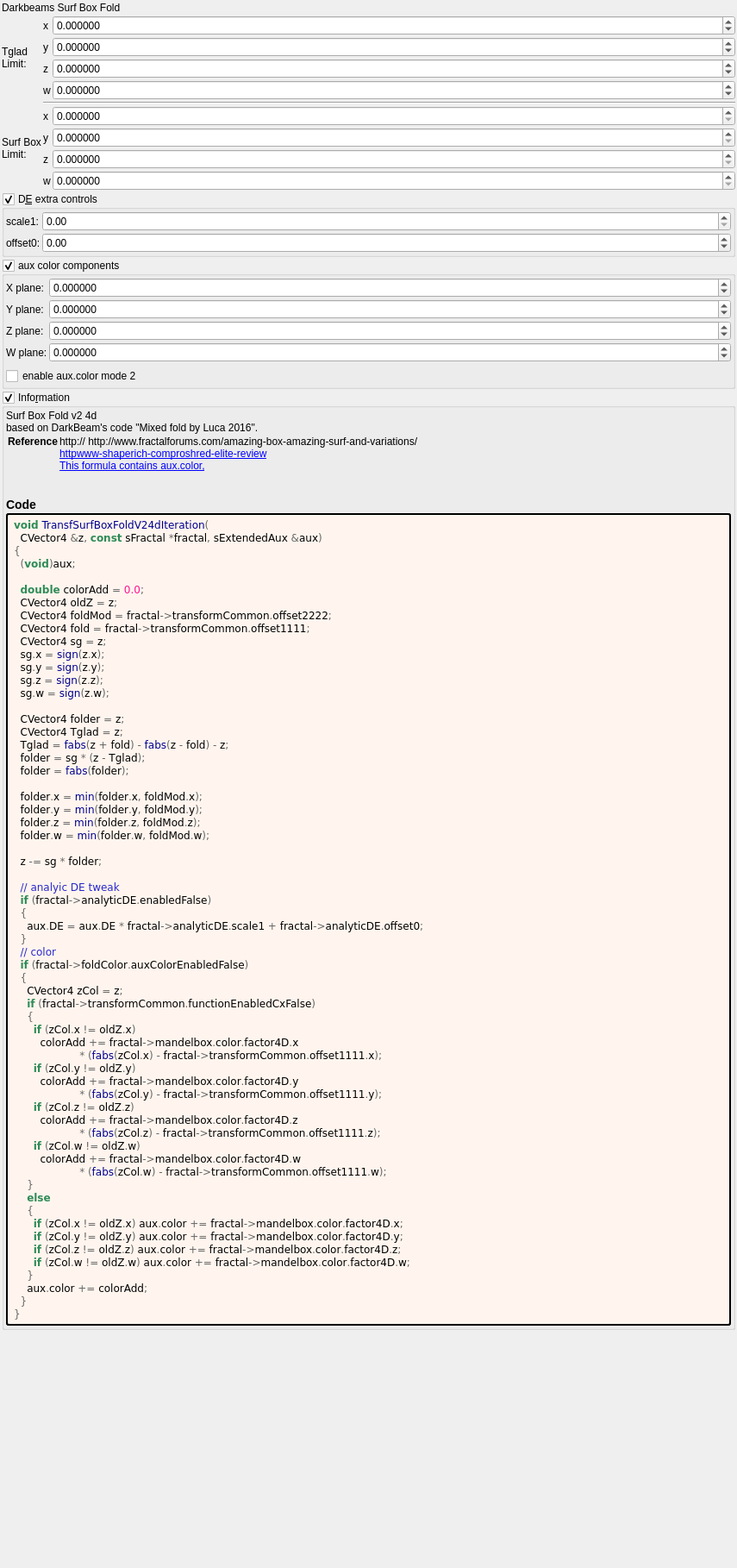
<?xml version="1.0" encoding="UTF-8"?>
<ui version="4.0">
 <class>transf_surf_box_fold_v24d</class>
 <widget class="QWidget" name="Form">
  <property name="geometry">
   <rect>
    <x>0</x>
    <y>0</y>
    <width>855</width>
    <height>1818</height>
   </rect>
  </property>
  <property name="windowTitle">
   <string notr="true">transf_surf_box_fold_v24d</string>
  </property>
  <layout class="QVBoxLayout" name="verticalLayout">
   <property name="spacing">
    <number>2</number>
   </property>
   <property name="leftMargin">
    <number>2</number>
   </property>
   <property name="topMargin">
    <number>2</number>
   </property>
   <property name="rightMargin">
    <number>2</number>
   </property>
   <property name="bottomMargin">
    <number>2</number>
   </property>
   <item>
    <widget class="QLabel" name="label_28">
     <property name="text">
      <string>Darkbeams Surf Box Fold</string>
     </property>
    </widget>
   </item>
   <item>
    <layout class="QGridLayout" name="gridLayout_18" columnstretch="0,0,1">
     <property name="spacing">
      <number>2</number>
     </property>
     <item row="1" column="2">
      <widget class="MyDoubleSpinBox" name="spinbox4_transf_offset_1111_y">
       <property name="sizePolicy">
        <sizepolicy hsizetype="Minimum" vsizetype="Maximum">
         <horstretch>0</horstretch>
         <verstretch>0</verstretch>
        </sizepolicy>
       </property>
       <property name="prefix">
        <string/>
       </property>
       <property name="suffix">
        <string/>
       </property>
       <property name="decimals">
        <number>6</number>
       </property>
       <property name="minimum">
        <double>-99.989999999999995</double>
       </property>
       <property name="maximum">
        <double>99.989999999999995</double>
       </property>
       <property name="singleStep">
        <double>0.100000000000000</double>
       </property>
      </widget>
     </item>
     <item row="1" column="0" rowspan="2">
      <widget class="QLabel" name="label_95">
       <property name="text">
        <string>Tglad
Limit:</string>
       </property>
      </widget>
     </item>
     <item row="6" column="0" rowspan="2">
      <widget class="QLabel" name="label_97">
       <property name="text">
        <string>Surf Box
Limit:</string>
       </property>
      </widget>
     </item>
     <item row="3" column="1">
      <widget class="QLabel" name="label_117">
       <property name="text">
        <string notr="true">w</string>
       </property>
      </widget>
     </item>
     <item row="3" column="2">
      <widget class="MyDoubleSpinBox" name="spinbox4_transf_offset_1111_w">
       <property name="sizePolicy">
        <sizepolicy hsizetype="Minimum" vsizetype="Maximum">
         <horstretch>0</horstretch>
         <verstretch>0</verstretch>
        </sizepolicy>
       </property>
       <property name="prefix">
        <string/>
       </property>
       <property name="suffix">
        <string/>
       </property>
       <property name="decimals">
        <number>6</number>
       </property>
       <property name="minimum">
        <double>-99.989999999999995</double>
       </property>
       <property name="maximum">
        <double>99.989999999999995</double>
       </property>
       <property name="singleStep">
        <double>0.100000000000000</double>
       </property>
      </widget>
     </item>
     <item row="2" column="2">
      <widget class="MyDoubleSpinBox" name="spinbox4_transf_offset_1111_z">
       <property name="sizePolicy">
        <sizepolicy hsizetype="Minimum" vsizetype="Maximum">
         <horstretch>0</horstretch>
         <verstretch>0</verstretch>
        </sizepolicy>
       </property>
       <property name="prefix">
        <string/>
       </property>
       <property name="suffix">
        <string/>
       </property>
       <property name="decimals">
        <number>6</number>
       </property>
       <property name="minimum">
        <double>-99.989999999999995</double>
       </property>
       <property name="maximum">
        <double>99.989999999999995</double>
       </property>
       <property name="singleStep">
        <double>0.100000000000000</double>
       </property>
      </widget>
     </item>
     <item row="7" column="1">
      <widget class="QLabel" name="label_125">
       <property name="text">
        <string notr="true">z</string>
       </property>
      </widget>
     </item>
     <item row="0" column="1">
      <widget class="QLabel" name="label_118">
       <property name="text">
        <string notr="true">x</string>
       </property>
      </widget>
     </item>
     <item row="8" column="2">
      <widget class="MyDoubleSpinBox" name="spinbox4_transf_offset_2222_w">
       <property name="sizePolicy">
        <sizepolicy hsizetype="Minimum" vsizetype="Maximum">
         <horstretch>0</horstretch>
         <verstretch>0</verstretch>
        </sizepolicy>
       </property>
       <property name="prefix">
        <string/>
       </property>
       <property name="suffix">
        <string/>
       </property>
       <property name="decimals">
        <number>6</number>
       </property>
       <property name="minimum">
        <double>0.000000000000000</double>
       </property>
       <property name="maximum">
        <double>2000.000000000000000</double>
       </property>
       <property name="singleStep">
        <double>0.100000000000000</double>
       </property>
      </widget>
     </item>
     <item row="5" column="2">
      <widget class="MyDoubleSpinBox" name="spinbox4_transf_offset_2222_x">
       <property name="sizePolicy">
        <sizepolicy hsizetype="Minimum" vsizetype="Maximum">
         <horstretch>0</horstretch>
         <verstretch>0</verstretch>
        </sizepolicy>
       </property>
       <property name="prefix">
        <string/>
       </property>
       <property name="suffix">
        <string/>
       </property>
       <property name="decimals">
        <number>6</number>
       </property>
       <property name="minimum">
        <double>0.000000000000000</double>
       </property>
       <property name="maximum">
        <double>2000.000000000000000</double>
       </property>
       <property name="singleStep">
        <double>0.100000000000000</double>
       </property>
      </widget>
     </item>
     <item row="8" column="1">
      <widget class="QLabel" name="label_124">
       <property name="text">
        <string notr="true">w</string>
       </property>
      </widget>
     </item>
     <item row="7" column="2">
      <widget class="MyDoubleSpinBox" name="spinbox4_transf_offset_2222_z">
       <property name="sizePolicy">
        <sizepolicy hsizetype="Minimum" vsizetype="Maximum">
         <horstretch>0</horstretch>
         <verstretch>0</verstretch>
        </sizepolicy>
       </property>
       <property name="prefix">
        <string/>
       </property>
       <property name="suffix">
        <string/>
       </property>
       <property name="decimals">
        <number>6</number>
       </property>
       <property name="minimum">
        <double>0.000000000000000</double>
       </property>
       <property name="maximum">
        <double>2000.000000000000000</double>
       </property>
       <property name="singleStep">
        <double>0.100000000000000</double>
       </property>
      </widget>
     </item>
     <item row="6" column="2">
      <widget class="MyDoubleSpinBox" name="spinbox4_transf_offset_2222_y">
       <property name="sizePolicy">
        <sizepolicy hsizetype="Minimum" vsizetype="Maximum">
         <horstretch>0</horstretch>
         <verstretch>0</verstretch>
        </sizepolicy>
       </property>
       <property name="prefix">
        <string/>
       </property>
       <property name="suffix">
        <string/>
       </property>
       <property name="decimals">
        <number>6</number>
       </property>
       <property name="minimum">
        <double>0.000000000000000</double>
       </property>
       <property name="maximum">
        <double>2000.000000000000000</double>
       </property>
       <property name="singleStep">
        <double>0.100000000000000</double>
       </property>
      </widget>
     </item>
     <item row="1" column="1">
      <widget class="QLabel" name="label_116">
       <property name="text">
        <string notr="true">y</string>
       </property>
      </widget>
     </item>
     <item row="2" column="1">
      <widget class="QLabel" name="label_119">
       <property name="text">
        <string notr="true">z</string>
       </property>
      </widget>
     </item>
     <item row="6" column="1">
      <widget class="QLabel" name="label_127">
       <property name="text">
        <string notr="true">y</string>
       </property>
      </widget>
     </item>
     <item row="0" column="2">
      <widget class="MyDoubleSpinBox" name="spinbox4_transf_offset_1111_x">
       <property name="sizePolicy">
        <sizepolicy hsizetype="Minimum" vsizetype="Maximum">
         <horstretch>0</horstretch>
         <verstretch>0</verstretch>
        </sizepolicy>
       </property>
       <property name="prefix">
        <string/>
       </property>
       <property name="suffix">
        <string/>
       </property>
       <property name="decimals">
        <number>6</number>
       </property>
       <property name="minimum">
        <double>-99.989999999999995</double>
       </property>
       <property name="maximum">
        <double>99.989999999999995</double>
       </property>
       <property name="singleStep">
        <double>0.100000000000000</double>
       </property>
      </widget>
     </item>
     <item row="5" column="1">
      <widget class="QLabel" name="label_126">
       <property name="text">
        <string notr="true">x</string>
       </property>
      </widget>
     </item>
     <item row="4" column="1" colspan="2">
      <widget class="Line" name="line">
       <property name="orientation">
        <enum>Qt::Horizontal</enum>
       </property>
      </widget>
     </item>
    </layout>
   </item>
   <item>
    <widget class="MyGroupBox" name="groupCheck_analyticDE_enabled_false">
     <property name="title">
      <string>D&amp;E extra controls</string>
     </property>
     <property name="checkable">
      <bool>true</bool>
     </property>
     <layout class="QVBoxLayout" name="verticalLayout_13" stretch="0">
      <property name="spacing">
       <number>2</number>
      </property>
      <property name="leftMargin">
       <number>2</number>
      </property>
      <property name="topMargin">
       <number>2</number>
      </property>
      <property name="rightMargin">
       <number>2</number>
      </property>
      <property name="bottomMargin">
       <number>2</number>
      </property>
      <item>
       <layout class="QGridLayout" name="gridLayout_17" columnstretch="0,1">
        <property name="spacing">
         <number>2</number>
        </property>
        <item row="1" column="1">
         <widget class="MyDoubleSpinBox" name="spinbox_analyticDE_offset_0">
          <property name="sizePolicy">
           <sizepolicy hsizetype="Minimum" vsizetype="Maximum">
            <horstretch>0</horstretch>
            <verstretch>0</verstretch>
           </sizepolicy>
          </property>
          <property name="prefix">
           <string/>
          </property>
          <property name="suffix">
           <string/>
          </property>
          <property name="decimals">
           <number>2</number>
          </property>
          <property name="minimum">
           <double>-99.989999999999995</double>
          </property>
          <property name="maximum">
           <double>99.989999999999995</double>
          </property>
          <property name="singleStep">
           <double>0.100000000000000</double>
          </property>
         </widget>
        </item>
        <item row="0" column="1">
         <widget class="MyDoubleSpinBox" name="spinbox_analyticDE_scale_1">
          <property name="sizePolicy">
           <sizepolicy hsizetype="Minimum" vsizetype="Maximum">
            <horstretch>0</horstretch>
            <verstretch>0</verstretch>
           </sizepolicy>
          </property>
          <property name="prefix">
           <string/>
          </property>
          <property name="suffix">
           <string/>
          </property>
          <property name="decimals">
           <number>2</number>
          </property>
          <property name="minimum">
           <double>0.000000000000000</double>
          </property>
          <property name="maximum">
           <double>99.989999999999995</double>
          </property>
          <property name="singleStep">
           <double>0.100000000000000</double>
          </property>
         </widget>
        </item>
        <item row="0" column="0">
         <widget class="QLabel" name="label_182">
          <property name="text">
           <string>scale1:</string>
          </property>
         </widget>
        </item>
        <item row="1" column="0">
         <widget class="QLabel" name="label_177">
          <property name="text">
           <string>offset0:</string>
          </property>
         </widget>
        </item>
       </layout>
      </item>
     </layout>
    </widget>
   </item>
   <item>
    <widget class="MyGroupBox" name="groupCheck_fold_color_aux_color_enabled_false">
     <property name="title">
      <string>aux color components&amp;</string>
     </property>
     <property name="checkable">
      <bool>true</bool>
     </property>
     <layout class="QVBoxLayout" name="verticalLayout_10">
      <property name="leftMargin">
       <number>2</number>
      </property>
      <property name="topMargin">
       <number>2</number>
      </property>
      <property name="rightMargin">
       <number>2</number>
      </property>
      <property name="bottomMargin">
       <number>2</number>
      </property>
      <item>
       <layout class="QGridLayout" name="gridLayout_16" columnstretch="0,1">
        <property name="spacing">
         <number>2</number>
        </property>
        <item row="2" column="0">
         <widget class="QLabel" name="label_42">
          <property name="text">
           <string>Z plane:</string>
          </property>
         </widget>
        </item>
        <item row="3" column="1">
         <widget class="MyDoubleSpinBox" name="spinbox4_mandelbox_color_4D_w">
          <property name="sizePolicy">
           <sizepolicy hsizetype="Minimum" vsizetype="Maximum">
            <horstretch>0</horstretch>
            <verstretch>0</verstretch>
           </sizepolicy>
          </property>
          <property name="prefix">
           <string/>
          </property>
          <property name="suffix">
           <string/>
          </property>
          <property name="decimals">
           <number>6</number>
          </property>
          <property name="minimum">
           <double>-100.000000000000000</double>
          </property>
          <property name="maximum">
           <double>100.000000000000000</double>
          </property>
          <property name="singleStep">
           <double>0.100000000000000</double>
          </property>
         </widget>
        </item>
        <item row="0" column="0">
         <widget class="QLabel" name="label_34">
          <property name="text">
           <string>X plane:</string>
          </property>
         </widget>
        </item>
        <item row="0" column="1">
         <widget class="MyDoubleSpinBox" name="spinbox4_mandelbox_color_4D_x">
          <property name="sizePolicy">
           <sizepolicy hsizetype="Minimum" vsizetype="Maximum">
            <horstretch>0</horstretch>
            <verstretch>0</verstretch>
           </sizepolicy>
          </property>
          <property name="prefix">
           <string/>
          </property>
          <property name="suffix">
           <string/>
          </property>
          <property name="decimals">
           <number>6</number>
          </property>
          <property name="minimum">
           <double>-100.000000000000000</double>
          </property>
          <property name="maximum">
           <double>100.000000000000000</double>
          </property>
          <property name="singleStep">
           <double>0.100000000000000</double>
          </property>
         </widget>
        </item>
        <item row="3" column="0">
         <widget class="QLabel" name="label_30">
          <property name="text">
           <string>W plane:</string>
          </property>
         </widget>
        </item>
        <item row="1" column="0">
         <widget class="QLabel" name="label_43">
          <property name="text">
           <string>Y plane:</string>
          </property>
         </widget>
        </item>
        <item row="2" column="1">
         <widget class="MyDoubleSpinBox" name="spinbox4_mandelbox_color_4D_z">
          <property name="sizePolicy">
           <sizepolicy hsizetype="Minimum" vsizetype="Maximum">
            <horstretch>0</horstretch>
            <verstretch>0</verstretch>
           </sizepolicy>
          </property>
          <property name="prefix">
           <string/>
          </property>
          <property name="suffix">
           <string/>
          </property>
          <property name="decimals">
           <number>6</number>
          </property>
          <property name="minimum">
           <double>-100.000000000000000</double>
          </property>
          <property name="maximum">
           <double>100.000000000000000</double>
          </property>
          <property name="singleStep">
           <double>0.100000000000000</double>
          </property>
         </widget>
        </item>
        <item row="1" column="1">
         <widget class="MyDoubleSpinBox" name="spinbox4_mandelbox_color_4D_y">
          <property name="sizePolicy">
           <sizepolicy hsizetype="Minimum" vsizetype="Maximum">
            <horstretch>0</horstretch>
            <verstretch>0</verstretch>
           </sizepolicy>
          </property>
          <property name="prefix">
           <string/>
          </property>
          <property name="suffix">
           <string/>
          </property>
          <property name="decimals">
           <number>6</number>
          </property>
          <property name="minimum">
           <double>-100.000000000000000</double>
          </property>
          <property name="maximum">
           <double>100.000000000000000</double>
          </property>
          <property name="singleStep">
           <double>0.100000000000000</double>
          </property>
         </widget>
        </item>
       </layout>
      </item>
      <item>
       <widget class="MyCheckBox" name="checkBox_transf_function_enabledCx_false">
        <property name="text">
         <string>enable aux.color mode 2</string>
        </property>
       </widget>
      </item>
     </layout>
    </widget>
   </item>
   <item>
    <widget class="MyGroupBox" name="groupCheck_info">
     <property name="title">
      <string>Info&amp;rmation</string>
     </property>
     <property name="flat">
      <bool>false</bool>
     </property>
     <property name="checkable">
      <bool>true</bool>
     </property>
     <layout class="QVBoxLayout" name="verticalLayout_2">
      <property name="spacing">
       <number>2</number>
      </property>
      <property name="leftMargin">
       <number>2</number>
      </property>
      <property name="topMargin">
       <number>2</number>
      </property>
      <property name="rightMargin">
       <number>2</number>
      </property>
      <property name="bottomMargin">
       <number>2</number>
      </property>
      <item>
       <widget class="QLabel" name="label_information_general">
        <property name="text">
         <string notr="true">&lt;p&gt;Surf Box Fold v2 4d&lt;br&gt;based on DarkBeam&#039;s code &quot;Mixed fold by Luca 2016&quot;.&lt;/p&gt;&lt;table&gt;
&lt;tr&gt;&lt;th&gt;Reference&lt;/th&gt;&lt;td&gt;&lt;a href=&quot;http:// http://www.fractalforums.com/amazing-box-amazing-surf-and-variations/&quot;&gt;http:// http://www.fractalforums.com/amazing-box-amazing-surf-and-variations/&lt;br&gt;
&lt;a href=&quot;httpwww-shaperich-comproshred-elite-review&quot;&gt;httpwww-shaperich-comproshred-elite-review&lt;br&gt;
&lt;a href=&quot;This formula contains aux.color,&quot;&gt;This formula contains aux.color,&lt;br&gt;
&lt;/td&gt;&lt;/tr&gt;
&lt;/table&gt;
&lt;h3&gt;Code&lt;/h3&gt;</string>
        </property>
        <property name="wordWrap">
         <bool>true</bool>
        </property>
        <property name="openExternalLinks">
         <bool>true</bool>
        </property>
        <property name="textInteractionFlags">
         <set>Qt::LinksAccessibleByMouse|Qt::TextSelectableByMouse</set>
        </property>
       </widget>
      </item>
      <item>
       <widget class="QLabel" name="label_code_content">
        <property name="styleSheet">
         <string notr="true">border-style: outset; border-width: 2px; border-radius: 3px; border-color: black; background-color: #fff5ee; padding: 4px;</string>
        </property>
        <property name="text">
         <string notr="true">&lt;body style=&quot;background-color:#fff5ee&quot;&gt;
&lt;pre style=&quot;color:#000000; background-color:#fff5ee;  font-family:&#039;Courier New&#039;,monospace;white-space: pre-wrap;&quot;&gt;&lt;span style=&quot;color:#2e8b57; font-weight:bold&quot;&gt;void&lt;/span&gt; &lt;span style=&quot;color:#00008f&quot;&gt;TransfSurfBoxFoldV24dIteration&lt;/span&gt;&lt;span style=&quot;color:#676767&quot;&gt;(&lt;/span&gt;
  CVector4 &lt;span style=&quot;color:#676767&quot;&gt;&amp;amp;&lt;/span&gt;z&lt;span style=&quot;color:#676767&quot;&gt;,&lt;/span&gt; &lt;span style=&quot;color:#2e8b57; font-weight:bold&quot;&gt;const&lt;/span&gt; sFractal &lt;span style=&quot;color:#676767&quot;&gt;*&lt;/span&gt;fractal&lt;span style=&quot;color:#676767&quot;&gt;,&lt;/span&gt; sExtendedAux &lt;span style=&quot;color:#676767&quot;&gt;&amp;amp;&lt;/span&gt;aux&lt;span style=&quot;color:#676767&quot;&gt;)&lt;/span&gt;
&lt;span style=&quot;color:#676767&quot;&gt;{&lt;/span&gt;
  &lt;span style=&quot;color:#676767&quot;&gt;(&lt;/span&gt;&lt;span style=&quot;color:#2e8b57; font-weight:bold&quot;&gt;void&lt;/span&gt;&lt;span style=&quot;color:#676767&quot;&gt;)&lt;/span&gt;aux&lt;span style=&quot;color:#676767&quot;&gt;;&lt;/span&gt;

  &lt;span style=&quot;color:#2e8b57; font-weight:bold&quot;&gt;double&lt;/span&gt; colorAdd &lt;span style=&quot;color:#676767&quot;&gt;=&lt;/span&gt; &lt;span style=&quot;color:#ff1493&quot;&gt;0.0&lt;/span&gt;&lt;span style=&quot;color:#676767&quot;&gt;;&lt;/span&gt;
  CVector4 oldZ &lt;span style=&quot;color:#676767&quot;&gt;=&lt;/span&gt; z&lt;span style=&quot;color:#676767&quot;&gt;;&lt;/span&gt;
  CVector4 foldMod &lt;span style=&quot;color:#676767&quot;&gt;=&lt;/span&gt; fractal&lt;span style=&quot;color:#676767&quot;&gt;-&amp;gt;&lt;/span&gt;transformCommon&lt;span style=&quot;color:#676767&quot;&gt;.&lt;/span&gt;offset2222&lt;span style=&quot;color:#676767&quot;&gt;;&lt;/span&gt;
  CVector4 fold &lt;span style=&quot;color:#676767&quot;&gt;=&lt;/span&gt; fractal&lt;span style=&quot;color:#676767&quot;&gt;-&amp;gt;&lt;/span&gt;transformCommon&lt;span style=&quot;color:#676767&quot;&gt;.&lt;/span&gt;offset1111&lt;span style=&quot;color:#676767&quot;&gt;;&lt;/span&gt;
  CVector4 sg &lt;span style=&quot;color:#676767&quot;&gt;=&lt;/span&gt; z&lt;span style=&quot;color:#676767&quot;&gt;;&lt;/span&gt;
  sg&lt;span style=&quot;color:#676767&quot;&gt;.&lt;/span&gt;x &lt;span style=&quot;color:#676767&quot;&gt;=&lt;/span&gt; &lt;span style=&quot;color:#00008f&quot;&gt;sign&lt;/span&gt;&lt;span style=&quot;color:#676767&quot;&gt;(&lt;/span&gt;z&lt;span style=&quot;color:#676767&quot;&gt;.&lt;/span&gt;x&lt;span style=&quot;color:#676767&quot;&gt;);&lt;/span&gt;
  sg&lt;span style=&quot;color:#676767&quot;&gt;.&lt;/span&gt;y &lt;span style=&quot;color:#676767&quot;&gt;=&lt;/span&gt; &lt;span style=&quot;color:#00008f&quot;&gt;sign&lt;/span&gt;&lt;span style=&quot;color:#676767&quot;&gt;(&lt;/span&gt;z&lt;span style=&quot;color:#676767&quot;&gt;.&lt;/span&gt;y&lt;span style=&quot;color:#676767&quot;&gt;);&lt;/span&gt;
  sg&lt;span style=&quot;color:#676767&quot;&gt;.&lt;/span&gt;z &lt;span style=&quot;color:#676767&quot;&gt;=&lt;/span&gt; &lt;span style=&quot;color:#00008f&quot;&gt;sign&lt;/span&gt;&lt;span style=&quot;color:#676767&quot;&gt;(&lt;/span&gt;z&lt;span style=&quot;color:#676767&quot;&gt;.&lt;/span&gt;z&lt;span style=&quot;color:#676767&quot;&gt;);&lt;/span&gt;
  sg&lt;span style=&quot;color:#676767&quot;&gt;.&lt;/span&gt;w &lt;span style=&quot;color:#676767&quot;&gt;=&lt;/span&gt; &lt;span style=&quot;color:#00008f&quot;&gt;sign&lt;/span&gt;&lt;span style=&quot;color:#676767&quot;&gt;(&lt;/span&gt;z&lt;span style=&quot;color:#676767&quot;&gt;.&lt;/span&gt;w&lt;span style=&quot;color:#676767&quot;&gt;);&lt;/span&gt;

  CVector4 folder &lt;span style=&quot;color:#676767&quot;&gt;=&lt;/span&gt; z&lt;span style=&quot;color:#676767&quot;&gt;;&lt;/span&gt;
  CVector4 Tglad &lt;span style=&quot;color:#676767&quot;&gt;=&lt;/span&gt; z&lt;span style=&quot;color:#676767&quot;&gt;;&lt;/span&gt;
  Tglad &lt;span style=&quot;color:#676767&quot;&gt;=&lt;/span&gt; &lt;span style=&quot;color:#00008f&quot;&gt;fabs&lt;/span&gt;&lt;span style=&quot;color:#676767&quot;&gt;(&lt;/span&gt;z &lt;span style=&quot;color:#676767&quot;&gt;+&lt;/span&gt; fold&lt;span style=&quot;color:#676767&quot;&gt;) -&lt;/span&gt; &lt;span style=&quot;color:#00008f&quot;&gt;fabs&lt;/span&gt;&lt;span style=&quot;color:#676767&quot;&gt;(&lt;/span&gt;z &lt;span style=&quot;color:#676767&quot;&gt;-&lt;/span&gt; fold&lt;span style=&quot;color:#676767&quot;&gt;) -&lt;/span&gt; z&lt;span style=&quot;color:#676767&quot;&gt;;&lt;/span&gt;
  folder &lt;span style=&quot;color:#676767&quot;&gt;=&lt;/span&gt; sg &lt;span style=&quot;color:#676767&quot;&gt;* (&lt;/span&gt;z &lt;span style=&quot;color:#676767&quot;&gt;-&lt;/span&gt; Tglad&lt;span style=&quot;color:#676767&quot;&gt;);&lt;/span&gt;
  folder &lt;span style=&quot;color:#676767&quot;&gt;=&lt;/span&gt; &lt;span style=&quot;color:#00008f&quot;&gt;fabs&lt;/span&gt;&lt;span style=&quot;color:#676767&quot;&gt;(&lt;/span&gt;folder&lt;span style=&quot;color:#676767&quot;&gt;);&lt;/span&gt;

  folder&lt;span style=&quot;color:#676767&quot;&gt;.&lt;/span&gt;x &lt;span style=&quot;color:#676767&quot;&gt;=&lt;/span&gt; &lt;span style=&quot;color:#00008f&quot;&gt;min&lt;/span&gt;&lt;span style=&quot;color:#676767&quot;&gt;(&lt;/span&gt;folder&lt;span style=&quot;color:#676767&quot;&gt;.&lt;/span&gt;x&lt;span style=&quot;color:#676767&quot;&gt;,&lt;/span&gt; foldMod&lt;span style=&quot;color:#676767&quot;&gt;.&lt;/span&gt;x&lt;span style=&quot;color:#676767&quot;&gt;);&lt;/span&gt;
  folder&lt;span style=&quot;color:#676767&quot;&gt;.&lt;/span&gt;y &lt;span style=&quot;color:#676767&quot;&gt;=&lt;/span&gt; &lt;span style=&quot;color:#00008f&quot;&gt;min&lt;/span&gt;&lt;span style=&quot;color:#676767&quot;&gt;(&lt;/span&gt;folder&lt;span style=&quot;color:#676767&quot;&gt;.&lt;/span&gt;y&lt;span style=&quot;color:#676767&quot;&gt;,&lt;/span&gt; foldMod&lt;span style=&quot;color:#676767&quot;&gt;.&lt;/span&gt;y&lt;span style=&quot;color:#676767&quot;&gt;);&lt;/span&gt;
  folder&lt;span style=&quot;color:#676767&quot;&gt;.&lt;/span&gt;z &lt;span style=&quot;color:#676767&quot;&gt;=&lt;/span&gt; &lt;span style=&quot;color:#00008f&quot;&gt;min&lt;/span&gt;&lt;span style=&quot;color:#676767&quot;&gt;(&lt;/span&gt;folder&lt;span style=&quot;color:#676767&quot;&gt;.&lt;/span&gt;z&lt;span style=&quot;color:#676767&quot;&gt;,&lt;/span&gt; foldMod&lt;span style=&quot;color:#676767&quot;&gt;.&lt;/span&gt;z&lt;span style=&quot;color:#676767&quot;&gt;);&lt;/span&gt;
  folder&lt;span style=&quot;color:#676767&quot;&gt;.&lt;/span&gt;w &lt;span style=&quot;color:#676767&quot;&gt;=&lt;/span&gt; &lt;span style=&quot;color:#00008f&quot;&gt;min&lt;/span&gt;&lt;span style=&quot;color:#676767&quot;&gt;(&lt;/span&gt;folder&lt;span style=&quot;color:#676767&quot;&gt;.&lt;/span&gt;w&lt;span style=&quot;color:#676767&quot;&gt;,&lt;/span&gt; foldMod&lt;span style=&quot;color:#676767&quot;&gt;.&lt;/span&gt;w&lt;span style=&quot;color:#676767&quot;&gt;);&lt;/span&gt;

  z &lt;span style=&quot;color:#676767&quot;&gt;-=&lt;/span&gt; sg &lt;span style=&quot;color:#676767&quot;&gt;*&lt;/span&gt; folder&lt;span style=&quot;color:#676767&quot;&gt;;&lt;/span&gt;

  &lt;span style=&quot;color:#2929cc&quot;&gt;// analyic DE tweak&lt;/span&gt;
  &lt;span style=&quot;color:#2e8b57; font-weight:bold&quot;&gt;if&lt;/span&gt; &lt;span style=&quot;color:#676767&quot;&gt;(&lt;/span&gt;fractal&lt;span style=&quot;color:#676767&quot;&gt;-&amp;gt;&lt;/span&gt;analyticDE&lt;span style=&quot;color:#676767&quot;&gt;.&lt;/span&gt;enabledFalse&lt;span style=&quot;color:#676767&quot;&gt;)&lt;/span&gt;
  &lt;span style=&quot;color:#676767&quot;&gt;{&lt;/span&gt;
    aux&lt;span style=&quot;color:#676767&quot;&gt;.&lt;/span&gt;DE &lt;span style=&quot;color:#676767&quot;&gt;=&lt;/span&gt; aux&lt;span style=&quot;color:#676767&quot;&gt;.&lt;/span&gt;DE &lt;span style=&quot;color:#676767&quot;&gt;*&lt;/span&gt; fractal&lt;span style=&quot;color:#676767&quot;&gt;-&amp;gt;&lt;/span&gt;analyticDE&lt;span style=&quot;color:#676767&quot;&gt;.&lt;/span&gt;scale1 &lt;span style=&quot;color:#676767&quot;&gt;+&lt;/span&gt; fractal&lt;span style=&quot;color:#676767&quot;&gt;-&amp;gt;&lt;/span&gt;analyticDE&lt;span style=&quot;color:#676767&quot;&gt;.&lt;/span&gt;offset0&lt;span style=&quot;color:#676767&quot;&gt;;&lt;/span&gt;
  &lt;span style=&quot;color:#676767&quot;&gt;}&lt;/span&gt;
  &lt;span style=&quot;color:#2929cc&quot;&gt;// color&lt;/span&gt;
  &lt;span style=&quot;color:#2e8b57; font-weight:bold&quot;&gt;if&lt;/span&gt; &lt;span style=&quot;color:#676767&quot;&gt;(&lt;/span&gt;fractal&lt;span style=&quot;color:#676767&quot;&gt;-&amp;gt;&lt;/span&gt;foldColor&lt;span style=&quot;color:#676767&quot;&gt;.&lt;/span&gt;auxColorEnabledFalse&lt;span style=&quot;color:#676767&quot;&gt;)&lt;/span&gt;
  &lt;span style=&quot;color:#676767&quot;&gt;{&lt;/span&gt;
    CVector4 zCol &lt;span style=&quot;color:#676767&quot;&gt;=&lt;/span&gt; z&lt;span style=&quot;color:#676767&quot;&gt;;&lt;/span&gt;
    &lt;span style=&quot;color:#2e8b57; font-weight:bold&quot;&gt;if&lt;/span&gt; &lt;span style=&quot;color:#676767&quot;&gt;(&lt;/span&gt;fractal&lt;span style=&quot;color:#676767&quot;&gt;-&amp;gt;&lt;/span&gt;transformCommon&lt;span style=&quot;color:#676767&quot;&gt;.&lt;/span&gt;functionEnabledCxFalse&lt;span style=&quot;color:#676767&quot;&gt;)&lt;/span&gt;
    &lt;span style=&quot;color:#676767&quot;&gt;{&lt;/span&gt;
      &lt;span style=&quot;color:#2e8b57; font-weight:bold&quot;&gt;if&lt;/span&gt; &lt;span style=&quot;color:#676767&quot;&gt;(&lt;/span&gt;zCol&lt;span style=&quot;color:#676767&quot;&gt;.&lt;/span&gt;x &lt;span style=&quot;color:#676767&quot;&gt;!=&lt;/span&gt; oldZ&lt;span style=&quot;color:#676767&quot;&gt;.&lt;/span&gt;x&lt;span style=&quot;color:#676767&quot;&gt;)&lt;/span&gt;
        colorAdd &lt;span style=&quot;color:#676767&quot;&gt;+=&lt;/span&gt; fractal&lt;span style=&quot;color:#676767&quot;&gt;-&amp;gt;&lt;/span&gt;mandelbox&lt;span style=&quot;color:#676767&quot;&gt;.&lt;/span&gt;color&lt;span style=&quot;color:#676767&quot;&gt;.&lt;/span&gt;factor4D&lt;span style=&quot;color:#676767&quot;&gt;.&lt;/span&gt;x
                    &lt;span style=&quot;color:#676767&quot;&gt;* (&lt;/span&gt;&lt;span style=&quot;color:#00008f&quot;&gt;fabs&lt;/span&gt;&lt;span style=&quot;color:#676767&quot;&gt;(&lt;/span&gt;zCol&lt;span style=&quot;color:#676767&quot;&gt;.&lt;/span&gt;x&lt;span style=&quot;color:#676767&quot;&gt;) -&lt;/span&gt; fractal&lt;span style=&quot;color:#676767&quot;&gt;-&amp;gt;&lt;/span&gt;transformCommon&lt;span style=&quot;color:#676767&quot;&gt;.&lt;/span&gt;offset1111&lt;span style=&quot;color:#676767&quot;&gt;.&lt;/span&gt;x&lt;span style=&quot;color:#676767&quot;&gt;);&lt;/span&gt;
      &lt;span style=&quot;color:#2e8b57; font-weight:bold&quot;&gt;if&lt;/span&gt; &lt;span style=&quot;color:#676767&quot;&gt;(&lt;/span&gt;zCol&lt;span style=&quot;color:#676767&quot;&gt;.&lt;/span&gt;y &lt;span style=&quot;color:#676767&quot;&gt;!=&lt;/span&gt; oldZ&lt;span style=&quot;color:#676767&quot;&gt;.&lt;/span&gt;y&lt;span style=&quot;color:#676767&quot;&gt;)&lt;/span&gt;
        colorAdd &lt;span style=&quot;color:#676767&quot;&gt;+=&lt;/span&gt; fractal&lt;span style=&quot;color:#676767&quot;&gt;-&amp;gt;&lt;/span&gt;mandelbox&lt;span style=&quot;color:#676767&quot;&gt;.&lt;/span&gt;color&lt;span style=&quot;color:#676767&quot;&gt;.&lt;/span&gt;factor4D&lt;span style=&quot;color:#676767&quot;&gt;.&lt;/span&gt;y
                    &lt;span style=&quot;color:#676767&quot;&gt;* (&lt;/span&gt;&lt;span style=&quot;color:#00008f&quot;&gt;fabs&lt;/span&gt;&lt;span style=&quot;color:#676767&quot;&gt;(&lt;/span&gt;zCol&lt;span style=&quot;color:#676767&quot;&gt;.&lt;/span&gt;y&lt;span style=&quot;color:#676767&quot;&gt;) -&lt;/span&gt; fractal&lt;span style=&quot;color:#676767&quot;&gt;-&amp;gt;&lt;/span&gt;transformCommon&lt;span style=&quot;color:#676767&quot;&gt;.&lt;/span&gt;offset1111&lt;span style=&quot;color:#676767&quot;&gt;.&lt;/span&gt;y&lt;span style=&quot;color:#676767&quot;&gt;);&lt;/span&gt;
      &lt;span style=&quot;color:#2e8b57; font-weight:bold&quot;&gt;if&lt;/span&gt; &lt;span style=&quot;color:#676767&quot;&gt;(&lt;/span&gt;zCol&lt;span style=&quot;color:#676767&quot;&gt;.&lt;/span&gt;z &lt;span style=&quot;color:#676767&quot;&gt;!=&lt;/span&gt; oldZ&lt;span style=&quot;color:#676767&quot;&gt;.&lt;/span&gt;z&lt;span style=&quot;color:#676767&quot;&gt;)&lt;/span&gt;
        colorAdd &lt;span style=&quot;color:#676767&quot;&gt;+=&lt;/span&gt; fractal&lt;span style=&quot;color:#676767&quot;&gt;-&amp;gt;&lt;/span&gt;mandelbox&lt;span style=&quot;color:#676767&quot;&gt;.&lt;/span&gt;color&lt;span style=&quot;color:#676767&quot;&gt;.&lt;/span&gt;factor4D&lt;span style=&quot;color:#676767&quot;&gt;.&lt;/span&gt;z
                    &lt;span style=&quot;color:#676767&quot;&gt;* (&lt;/span&gt;&lt;span style=&quot;color:#00008f&quot;&gt;fabs&lt;/span&gt;&lt;span style=&quot;color:#676767&quot;&gt;(&lt;/span&gt;zCol&lt;span style=&quot;color:#676767&quot;&gt;.&lt;/span&gt;z&lt;span style=&quot;color:#676767&quot;&gt;) -&lt;/span&gt; fractal&lt;span style=&quot;color:#676767&quot;&gt;-&amp;gt;&lt;/span&gt;transformCommon&lt;span style=&quot;color:#676767&quot;&gt;.&lt;/span&gt;offset1111&lt;span style=&quot;color:#676767&quot;&gt;.&lt;/span&gt;z&lt;span style=&quot;color:#676767&quot;&gt;);&lt;/span&gt;
      &lt;span style=&quot;color:#2e8b57; font-weight:bold&quot;&gt;if&lt;/span&gt; &lt;span style=&quot;color:#676767&quot;&gt;(&lt;/span&gt;zCol&lt;span style=&quot;color:#676767&quot;&gt;.&lt;/span&gt;w &lt;span style=&quot;color:#676767&quot;&gt;!=&lt;/span&gt; oldZ&lt;span style=&quot;color:#676767&quot;&gt;.&lt;/span&gt;w&lt;span style=&quot;color:#676767&quot;&gt;)&lt;/span&gt;
        colorAdd &lt;span style=&quot;color:#676767&quot;&gt;+=&lt;/span&gt; fractal&lt;span style=&quot;color:#676767&quot;&gt;-&amp;gt;&lt;/span&gt;mandelbox&lt;span style=&quot;color:#676767&quot;&gt;.&lt;/span&gt;color&lt;span style=&quot;color:#676767&quot;&gt;.&lt;/span&gt;factor4D&lt;span style=&quot;color:#676767&quot;&gt;.&lt;/span&gt;w
                    &lt;span style=&quot;color:#676767&quot;&gt;* (&lt;/span&gt;&lt;span style=&quot;color:#00008f&quot;&gt;fabs&lt;/span&gt;&lt;span style=&quot;color:#676767&quot;&gt;(&lt;/span&gt;zCol&lt;span style=&quot;color:#676767&quot;&gt;.&lt;/span&gt;w&lt;span style=&quot;color:#676767&quot;&gt;) -&lt;/span&gt; fractal&lt;span style=&quot;color:#676767&quot;&gt;-&amp;gt;&lt;/span&gt;transformCommon&lt;span style=&quot;color:#676767&quot;&gt;.&lt;/span&gt;offset1111&lt;span style=&quot;color:#676767&quot;&gt;.&lt;/span&gt;w&lt;span style=&quot;color:#676767&quot;&gt;);&lt;/span&gt;
    &lt;span style=&quot;color:#676767&quot;&gt;}&lt;/span&gt;
    &lt;span style=&quot;color:#2e8b57; font-weight:bold&quot;&gt;else&lt;/span&gt;
    &lt;span style=&quot;color:#676767&quot;&gt;{&lt;/span&gt;
      &lt;span style=&quot;color:#2e8b57; font-weight:bold&quot;&gt;if&lt;/span&gt; &lt;span style=&quot;color:#676767&quot;&gt;(&lt;/span&gt;zCol&lt;span style=&quot;color:#676767&quot;&gt;.&lt;/span&gt;x &lt;span style=&quot;color:#676767&quot;&gt;!=&lt;/span&gt; oldZ&lt;span style=&quot;color:#676767&quot;&gt;.&lt;/span&gt;x&lt;span style=&quot;color:#676767&quot;&gt;)&lt;/span&gt; aux&lt;span style=&quot;color:#676767&quot;&gt;.&lt;/span&gt;color &lt;span style=&quot;color:#676767&quot;&gt;+=&lt;/span&gt; fractal&lt;span style=&quot;color:#676767&quot;&gt;-&amp;gt;&lt;/span&gt;mandelbox&lt;span style=&quot;color:#676767&quot;&gt;.&lt;/span&gt;color&lt;span style=&quot;color:#676767&quot;&gt;.&lt;/span&gt;factor4D&lt;span style=&quot;color:#676767&quot;&gt;.&lt;/span&gt;x&lt;span style=&quot;color:#676767&quot;&gt;;&lt;/span&gt;
      &lt;span style=&quot;color:#2e8b57; font-weight:bold&quot;&gt;if&lt;/span&gt; &lt;span style=&quot;color:#676767&quot;&gt;(&lt;/span&gt;zCol&lt;span style=&quot;color:#676767&quot;&gt;.&lt;/span&gt;y &lt;span style=&quot;color:#676767&quot;&gt;!=&lt;/span&gt; oldZ&lt;span style=&quot;color:#676767&quot;&gt;.&lt;/span&gt;y&lt;span style=&quot;color:#676767&quot;&gt;)&lt;/span&gt; aux&lt;span style=&quot;color:#676767&quot;&gt;.&lt;/span&gt;color &lt;span style=&quot;color:#676767&quot;&gt;+=&lt;/span&gt; fractal&lt;span style=&quot;color:#676767&quot;&gt;-&amp;gt;&lt;/span&gt;mandelbox&lt;span style=&quot;color:#676767&quot;&gt;.&lt;/span&gt;color&lt;span style=&quot;color:#676767&quot;&gt;.&lt;/span&gt;factor4D&lt;span style=&quot;color:#676767&quot;&gt;.&lt;/span&gt;y&lt;span style=&quot;color:#676767&quot;&gt;;&lt;/span&gt;
      &lt;span style=&quot;color:#2e8b57; font-weight:bold&quot;&gt;if&lt;/span&gt; &lt;span style=&quot;color:#676767&quot;&gt;(&lt;/span&gt;zCol&lt;span style=&quot;color:#676767&quot;&gt;.&lt;/span&gt;z &lt;span style=&quot;color:#676767&quot;&gt;!=&lt;/span&gt; oldZ&lt;span style=&quot;color:#676767&quot;&gt;.&lt;/span&gt;z&lt;span style=&quot;color:#676767&quot;&gt;)&lt;/span&gt; aux&lt;span style=&quot;color:#676767&quot;&gt;.&lt;/span&gt;color &lt;span style=&quot;color:#676767&quot;&gt;+=&lt;/span&gt; fractal&lt;span style=&quot;color:#676767&quot;&gt;-&amp;gt;&lt;/span&gt;mandelbox&lt;span style=&quot;color:#676767&quot;&gt;.&lt;/span&gt;color&lt;span style=&quot;color:#676767&quot;&gt;.&lt;/span&gt;factor4D&lt;span style=&quot;color:#676767&quot;&gt;.&lt;/span&gt;z&lt;span style=&quot;color:#676767&quot;&gt;;&lt;/span&gt;
      &lt;span style=&quot;color:#2e8b57; font-weight:bold&quot;&gt;if&lt;/span&gt; &lt;span style=&quot;color:#676767&quot;&gt;(&lt;/span&gt;zCol&lt;span style=&quot;color:#676767&quot;&gt;.&lt;/span&gt;w &lt;span style=&quot;color:#676767&quot;&gt;!=&lt;/span&gt; oldZ&lt;span style=&quot;color:#676767&quot;&gt;.&lt;/span&gt;w&lt;span style=&quot;color:#676767&quot;&gt;)&lt;/span&gt; aux&lt;span style=&quot;color:#676767&quot;&gt;.&lt;/span&gt;color &lt;span style=&quot;color:#676767&quot;&gt;+=&lt;/span&gt; fractal&lt;span style=&quot;color:#676767&quot;&gt;-&amp;gt;&lt;/span&gt;mandelbox&lt;span style=&quot;color:#676767&quot;&gt;.&lt;/span&gt;color&lt;span style=&quot;color:#676767&quot;&gt;.&lt;/span&gt;factor4D&lt;span style=&quot;color:#676767&quot;&gt;.&lt;/span&gt;w&lt;span style=&quot;color:#676767&quot;&gt;;&lt;/span&gt;
    &lt;span style=&quot;color:#676767&quot;&gt;}&lt;/span&gt;
    aux&lt;span style=&quot;color:#676767&quot;&gt;.&lt;/span&gt;color &lt;span style=&quot;color:#676767&quot;&gt;+=&lt;/span&gt; colorAdd&lt;span style=&quot;color:#676767&quot;&gt;;&lt;/span&gt;
  &lt;span style=&quot;color:#676767&quot;&gt;}&lt;/span&gt;
&lt;span style=&quot;color:#676767&quot;&gt;}&lt;/span&gt;
&lt;/pre&gt;
&lt;/body&gt;</string>
        </property>
        <property name="wordWrap">
         <bool>true</bool>
        </property>
        <property name="openExternalLinks">
         <bool>true</bool>
        </property>
        <property name="textInteractionFlags">
         <set>Qt::LinksAccessibleByMouse|Qt::TextSelectableByMouse</set>
        </property>
       </widget>
      </item>
     </layout>
    </widget>
   </item>
   <item>
    <spacer name="verticalSpacer_2">
     <property name="orientation">
      <enum>Qt::Vertical</enum>
     </property>
     <property name="sizeHint" stdset="0">
      <size>
       <width>20</width>
       <height>40</height>
      </size>
     </property>
    </spacer>
   </item>
  </layout>
 </widget>
 <customwidgets>
  <customwidget>
   <class>MyDoubleSpinBox</class>
   <extends>QDoubleSpinBox</extends>
   <header>my_double_spin_box.h</header>
  </customwidget>
  <customwidget>
   <class>MyGroupBox</class>
   <extends>QGroupBox</extends>
   <header>my_group_box.h</header>
   <container>1</container>
  </customwidget>
  <customwidget>
   <class>MyCheckBox</class>
   <extends>QCheckBox</extends>
   <header>my_check_box.h</header>
  </customwidget>
 </customwidgets>
 <tabstops>
  <tabstop>groupCheck_info</tabstop>
 </tabstops>
 <resources/>
 <connections/>
</ui>
